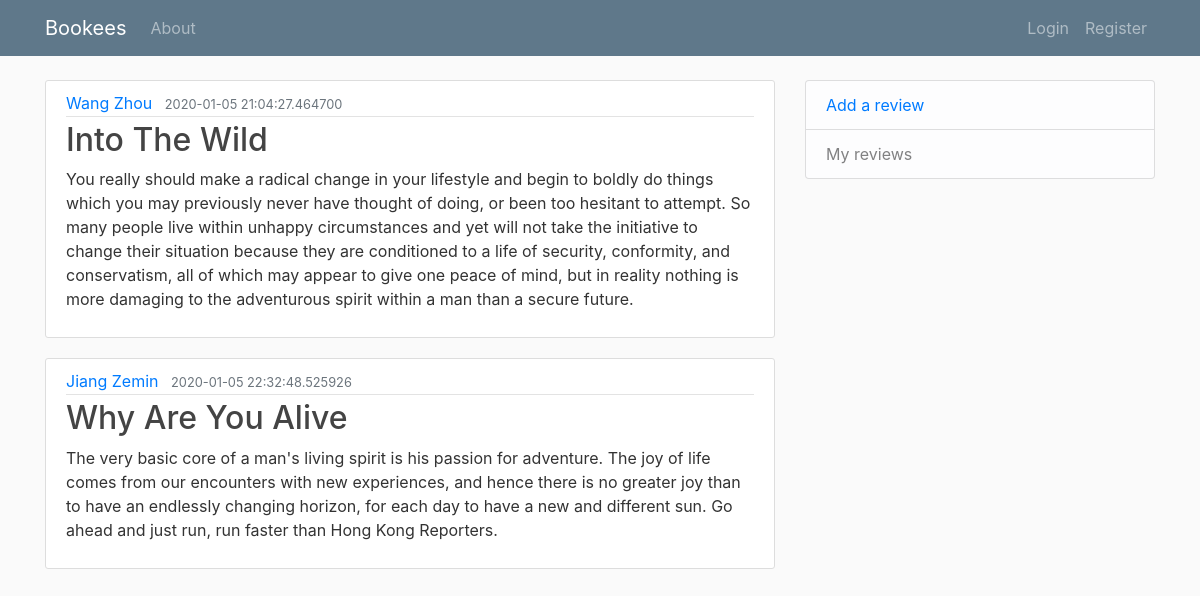
The page / on the database its author committed.
### booksite/models.py (models this page shows, shortened)
class Post(db.Model):
    id = db.Column(db.Integer, primary_key=True)
    title = db.Column(db.String(100), nullable=False)
    date_posted = db.Column(db.DateTime, nullable=False, default=datetime.utcnow)
    content = db.Column(db.Text, nullable=False)
    user_id = db.Column(db.Integer, db.ForeignKey('user.id'), nullable=False)

class User(db.Model, UserMixin):
    id = db.Column(db.Integer, primary_key=True)
    username = db.Column(db.String(20), unique=True, nullable=False)
    email = db.Column(db.String(120), unique=True, nullable=False)
    image_file = db.Column(db.String(20), nullable=False, default='default.jpg')
    password = db.Column(db.String(60), nullable=False)
    posts = db.relationship('Post', backref='author', lazy=True) # it runs a query on the post table and graps all posts posted by this user

### booksite/routes.py (the view)
@app.route("/", methods=["GET", "POST"])
def index():
    title = "bookees"
    headline = "Welcome to the booksite!"
    if session.get("reviews") is None:
        session["reviews"] = []
    if request.method == "POST":
        review = request.form.get("review")
        if review not in session["reviews"]:
            session["reviews"].append(review)
    posts=Post.query.all()
    return render_template("index.html", title=title, headline=headline, posts=posts, reviews = session["reviews"])

### booksite/templates/index.html (shortened to what this page needs)
{% extends "layout.html" %}
{% block body %}
   {% for post in posts %}
      <article class="media content-section">
        <div class="media-body">
          <div class="article-metadata">
            <a class="mr-2" href="#">{{ post.author.username  }}</a>
            <small class="text-muted">{{ post.date_posted }}</small>
          </div>
          <h2><a class="article-title" href="{{ url_for('post', post_id=post.id) }}">{{ post.title }}</a></h2>
          <p class="article-content">{{ post.content }}</p>
        </div>
      </article>
   {% endfor %}
{% endblock body%} # explict ending of the block

### booksite/static/main.css (style rules this page uses)
body { background: #fafafa; color: #333333; margin-top: 5rem; }
h1, h2, h3, h4, h5, h6 { color: #444444; }
.content-section { background: #ffffff; padding: 10px 20px; border: 1px solid #dddddd; border-radius: 3px; margin-bottom: 20px; }
.article-title { color: #444444; }
.article-content { white-space: pre-line; }
.article-metadata { padding-bottom: 1px; margin-bottom: 4px; border-bottom: 1px solid #e3e3e3 }

### rows shown on the page
Post: author.username "Wang Zhou", date_posted "2020-01-05 21:04:27.464700", title "Into The Wild", content "You really should make a radical change in your lifestyle and begin to boldly do things which you may previously never have thought of doing, or been too hesitant to attempt. So many people live within unhappy circumstances and yet will not take the initiative to change their situation because they are conditioned to a life of security, conformity, and conservatism, all of which may appear to give one peace of mind, but in reality nothing is more damaging to the adventurous spirit within a man than a secure future."
Post: author.username "Jiang Zemin", date_posted "2020-01-05 22:32:48.525926", title "Why Are You Alive", content "The very basic core of a man's living spirit is his passion for adventure. The joy of life comes from our encounters with new experiences, and hence there is no greater joy than to have an endlessly changing horizon, for each day to have a new and different sun. Go ahead and just run, run faster than Hong Kong Reporters."
